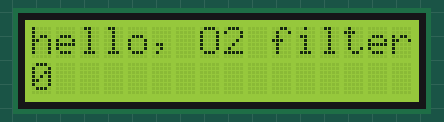
The sketch below on a simulated Arduino Uno, built with avr-gcc and run on an emulated ATmega328P. On the bench: 16×2 character LCD.

Above: at 0.1 s.
At 4.1 s:
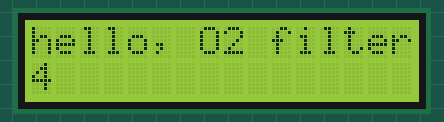
At 9.1 s:
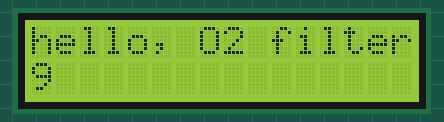
At 19.1 s:
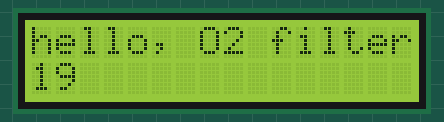
At 29.1 s:
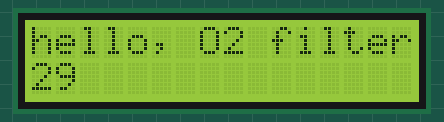
At 39.1 s:
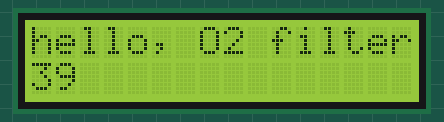

The sketch:

valveController.ino
```cpp
// controle van 6 valven en een Lcd scherm
// lcd scherm --> 8, 9, 10, 11, 12, 13
// valven --> gpio 2, 3, 4, 5, 6

#include <LiquidCrystal.h>

// en = 13
// rs = 12
// d4 = 11, d5 = 10, d6 = 9, d7 = 8

const int rs = 12, en = 13, d4 = 8, d5 = 9, d6 = 10, d7 = 11;
LiquidCrystal lcd(rs, en, d4, d5, d6, d7);


void setup() {
  // set up the LCD's number of columns and rows:
  lcd.begin(16, 2);
  // Print a message to the LCD.
  lcd.print("hello, O2 filter!");
}

void loop() {
  // set the cursor to column 0, line 1
  // (note: line 1 is the second row, since counting begins with 0):
  lcd.setCursor(0, 1);
  // print the number of seconds since reset:
  lcd.print(millis() / 1000);
}
```

Measured:
- what the display in image 1 shows lasts 1.0 s, from 4.0 s to 5.0 s
